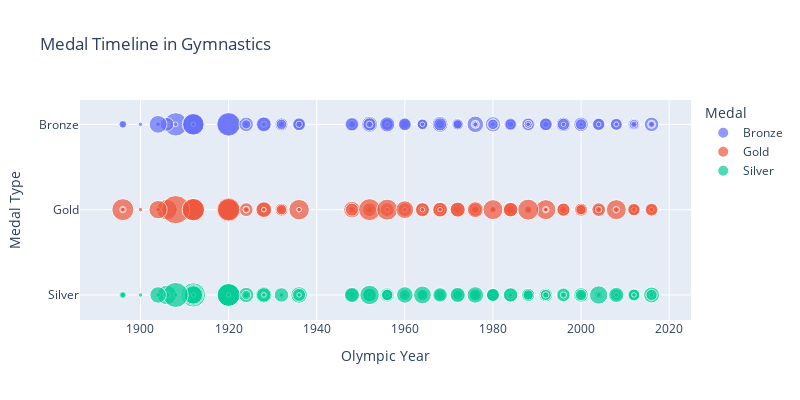

The code cell stored with this chart in its notebook:
### Code cell
def visualize_medal_distribution_years(sport, data):
    # Filter data for the selected sport and only rows with medals won
    sport_medals = data[(data['Sport'] == sport) & data['Medal'].notnull()]
    
    # Group by Medal, NOC, and Year, then count the number of medals
    medal_counts = sport_medals.groupby(['Medal', 'NOC', 'Year']).size().reset_index(name='Counts')

    # Create a scatter plot using medal_counts DataFrame
    medal_timeline_fig = px.scatter(
        medal_counts, x='Year', y='Medal', color='Medal',
        size='Counts',  # Size of markers based on the count of medals
        title=f'Medal Timeline in {sport}',
        width=800, height=400,
        hover_data=['NOC', 'Counts'],  # Additional data to show on hover
    )
    medal_timeline_fig.update_layout(
        xaxis_title="Olympic Year",
        yaxis_title="Medal Type",
        legend_title="Medal"
    )
    return medal_timeline_fig

# Create and display graphs for 'Gymnastics'
medal_distribution_years_fig = visualize_medal_distribution_years('Gymnastics', sport_data)
medal_distribution_years_fig.show()

# Create and display graphs for 'Swimming'
medal_distribution_years_fig = visualize_medal_distribution_years('Swimming', sport_data)
medal_distribution_years_fig.show()

# Create and display graphs for 'Athletics'
medal_distribution_years_fig = visualize_medal_distribution_years('Athletics', sport_data)
medal_distribution_years_fig.show()

### Figure 1 — Plotly figure (JSON) as saved in the notebook; plotly's stock layout.template omitted (floating-point values rounded to 4 significant figures; data arrays with more than 128 entries replaced by an {"elided": "..."} marker saying what was removed)
{"data": [{"customdata": {"elided": "152x2 mixed values"}, "hovertemplate": "Medal=%{y}<br>Year=%{x}<br>Counts=%{customdata[1]}<br>NOC=%{customdata[0]}<extra></extra>", "legendgroup": "Bronze", "marker": {"color": "#636efa", "size": {"elided": "152 int values"}, "sizemode": "area", "sizeref": 0.095, "symbol": "circle"}, "mode": "markers", "name": "Bronze", "orientation": "h", "showlegend": true, "type": "scatter", "x": {"elided": "152 int values"}, "xaxis": "x", "y": {"elided": "152 str values"}, "yaxis": "y"}, {"customdata": {"elided": "136x2 mixed values"}, "hovertemplate": "Medal=%{y}<br>Year=%{x}<br>Counts=%{customdata[1]}<br>NOC=%{customdata[0]}<extra></extra>", "legendgroup": "Gold", "marker": {"color": "#EF553B", "size": {"elided": "136 int values"}, "sizemode": "area", "sizeref": 0.095, "symbol": "circle"}, "mode": "markers", "name": "Gold", "orientation": "h", "showlegend": true, "type": "scatter", "x": {"elided": "136 int values"}, "xaxis": "x", "y": {"elided": "136 str values"}, "yaxis": "y"}, {"customdata": {"elided": "131x2 mixed values"}, "hovertemplate": "Medal=%{y}<br>Year=%{x}<br>Counts=%{customdata[1]}<br>NOC=%{customdata[0]}<extra></extra>", "legendgroup": "Silver", "marker": {"color": "#00cc96", "size": {"elided": "131 int values"}, "sizemode": "area", "sizeref": 0.095, "symbol": "circle"}, "mode": "markers", "name": "Silver", "orientation": "h", "showlegend": true, "type": "scatter", "x": {"elided": "131 int values"}, "xaxis": "x", "y": {"elided": "131 str values"}, "yaxis": "y"}], "layout": {"height": 400, "legend": {"itemsizing": "constant", "title": {"text": "Medal"}, "tracegroupgap": 0}, "title": {"text": "Medal Timeline in Gymnastics"}, "width": 800, "xaxis": {"anchor": "y", "domain": [0, 1], "title": {"text": "Olympic Year"}}, "yaxis": {"anchor": "x", "categoryarray": ["Silver", "Gold", "Bronze"], "categoryorder": "array", "domain": [0, 1], "title": {"text": "Medal Type"}}}}
